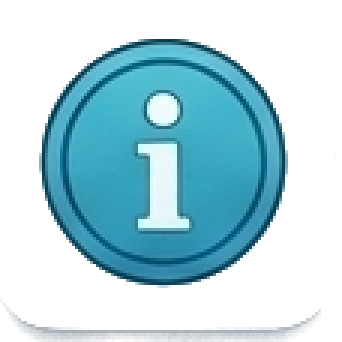
#> input picture toolbar_icons/about.png, 114 x 114 px (shown 3 times larger); its folder holds only this picture in this run
$ python remove_background.py
#> lines starting #> are read from the running program, lines starting #| are printed output that depends on the picture; after the words box and inside, x2 and y2 are one past the last pixel; in counts of white or black regions, pixels touching at a corner belong together
#!/usr/bin/env python3
"""
remove_background.py
--------------------
Makes the background of every .png in the same folder transparent,
preserving foreground colours and smoothing anti-aliased edges.

Algorithm
---------
1. Flood-fill from the four image corners to find the background colour.
2. Build a greyscale distance map: each pixel's distance from that colour in
   RGB space (0 = exact match, 255 = totally different).
3. Apply a tolerance threshold — pixels closer than TOLERANCE become fully
   transparent; pixels further than TOLERANCE + EDGE_FEATHER become fully
   opaque; pixels in between get a proportionally blended alpha so that
   anti-aliased edge pixels are handled smoothly.
4. Re-save each file in-place (original is overwritten).

Tuning
------
TOLERANCE    – how different a pixel can be from the background colour and
               still be removed.  Raise if fringe colour is being left behind;
               lower if foreground pixels are disappearing.  (0–255, default 30)
EDGE_FEATHER – width of the semi-transparent blend zone around edges.
               Raise for smoother blending; lower for crisper cuts. (default 20)
"""

import os
import sys
from pathlib import Path
from collections import deque

try:
    from PIL import Image
    import numpy as np
except ImportError:
    sys.exit(
        "Missing dependencies.  Install them with:\n"
        "    pip install Pillow numpy"
    )

# ── tuneable constants ────────────────────────────────────────────────────────
TOLERANCE    = 30   # max colour distance to be considered background
EDGE_FEATHER = 20   # blend zone width (pixels) for anti-aliased edges
# ─────────────────────────────────────────────────────────────────────────────


def sample_background_colour(rgb: np.ndarray) -> np.ndarray:
    """
    Sample the background colour by averaging a small patch from each corner.
    Returns a float32 array of shape (3,).
    """
    h, w = rgb.shape[:2]
    patch = 5  # pixels
    corners = [
        rgb[:patch,  :patch],   # top-left
        rgb[:patch,  -patch:],  # top-right
        rgb[-patch:, :patch],   # bottom-left
        rgb[-patch:, -patch:],  # bottom-right
    ]
    samples = np.concatenate([c.reshape(-1, 3) for c in corners], axis=0)
    return samples.mean(axis=0).astype(np.float32)


def colour_distance(rgb: np.ndarray, colour: np.ndarray) -> np.ndarray:
    """
    Euclidean distance in RGB space from each pixel to `colour`.
    Returns a float32 array of shape (H, W).
    Max possible value is sqrt(3 * 255^2) ≈ 441.67; we scale to 0-255.
    """
    diff = rgb.astype(np.float32) - colour  # (H, W, 3)
    dist = np.sqrt((diff ** 2).sum(axis=2))  # (H, W)
    return np.clip(dist / 441.67 * 255.0, 0, 255)


def build_alpha(dist_map: np.ndarray, tolerance: int, feather: int) -> np.ndarray:
    """
    Convert a distance map to an alpha channel (uint8, 0=transparent, 255=opaque).
    - dist <= tolerance              → alpha = 0   (background)
    - dist >= tolerance + feather    → alpha = 255 (foreground)
    - between                        → linear blend
    """
    low  = float(tolerance)
    high = float(tolerance + feather)
    alpha = np.clip((dist_map - low) / (high - low), 0.0, 1.0)
    return (alpha * 255).astype(np.uint8)


def flood_mask_background(dist_map: np.ndarray, tolerance: int) -> np.ndarray:
    """
    BFS flood-fill from corners to mark which background pixels are *connected*
    to the image border.  This stops interior background-coloured regions
    (e.g. a white circle on a white background) from being erased.

    Returns a boolean mask (True = reachable background).
    """
    h, w = dist_map.shape
    visited = np.zeros((h, w), dtype=bool)
    queue   = deque()

    # Seed from all four edges
    for y in range(h):
        for x in (0, w - 1):
            if not visited[y, x] and dist_map[y, x] <= tolerance:
                visited[y, x] = True
                queue.append((y, x))
    for x in range(w):
        for y in (0, h - 1):
            if not visited[y, x] and dist_map[y, x] <= tolerance:
                visited[y, x] = True
                queue.append((y, x))

    while queue:
        y, x = queue.popleft()
        for dy, dx in ((-1,0),(1,0),(0,-1),(0,1)):
            ny, nx = y + dy, x + dx
            if 0 <= ny < h and 0 <= nx < w and not visited[ny, nx]:
                if dist_map[ny, nx] <= tolerance + EDGE_FEATHER:
                    visited[ny, nx] = True
                    queue.append((ny, nx))

    return visited


def remove_background(path: Path) -> None:
    img = Image.open(path).convert("RGBA")
    rgb_arr = np.array(img)[:, :, :3]   # (H, W, 3) uint8

    bg_colour  = sample_background_colour(rgb_arr)
    dist_map   = colour_distance(rgb_arr, bg_colour)

    # Only erase pixels reachable from the border (flood-fill mask)
    reachable  = flood_mask_background(dist_map, TOLERANCE)

    # Within the reachable zone, build a smooth alpha
    alpha_map  = build_alpha(dist_map, TOLERANCE, EDGE_FEATHER)

    # Pixels NOT reachable stay fully opaque regardless of colour
    alpha_map[~reachable] = 255

    rgba = np.array(img)
    rgba[:, :, 3] = alpha_map

    result = Image.fromarray(rgba, "RGBA")
    result.save(path, "PNG")
    print(f"  ✓  {path.name}")


def main():
    script_dir = Path(__file__).resolve().parent
    png_files  = sorted(script_dir.glob("*.png"))

    if not png_files:
        print("No .png files found in the script's folder.")
        return

    print(f"Processing {len(png_files)} PNG file(s) in: {script_dir}\n")
    errors = []
    for p in png_files:
        try:
            remove_background(p)
#> in remove_background, img is the input picture: PIL image 114x114 RGBA; mean R, G, B, A 164.7, 205.7, 217.6, 110.1
#> in remove_background, `rgb_arr = np.array(img)[:, :, :3]`:
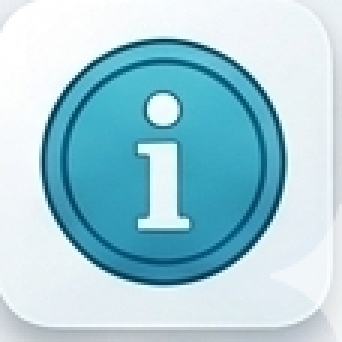
#> rgb_arr: shape (114, 114, 3) (shown 3 times larger); mean R, G, B 164.7, 205.7, 217.6
#> in sample_background_colour, `samples = np.concatenate([c.reshape(-1, 3) for c in corners], axis=0)`: samples = 100 rows, first 8: [236, 239, 244], [234, 239, 243], [235, 240, 244], [235, 238, 243], [234, 237, 242], [235, 238, 243], [234, 239, 243], [234, 239, 243]
#> in remove_background, `bg_colour  = sample_background_colour(rgb_arr)`: bg_colour = [227.8, 232.5, 236.6]
#> in colour_distance, `dist = np.sqrt((diff ** 2).sum(axis=2))`:
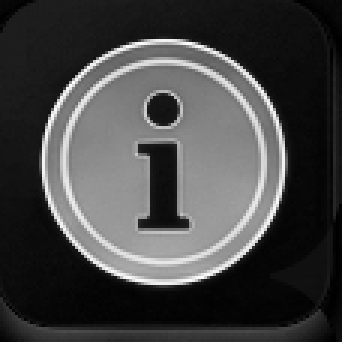
#> dist: shape (114, 114) float32 (shown 3 times larger); min 0.688, max 335, mean 91.6; drawn with min black and max white
#> in colour_distance, `return np.clip(dist / 441.67 * 255.0, 0, 255)`:
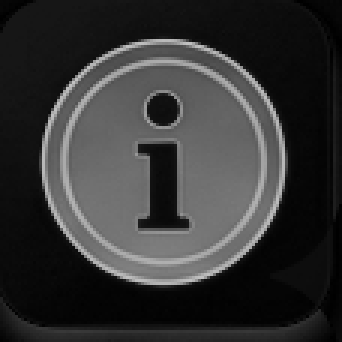
#> returned value: shape (114, 114) float32 (shown 3 times larger); min 0.397, max 193.4, mean 52.9
#> after the loop in flood_mask_background, `for y in range(h):`:
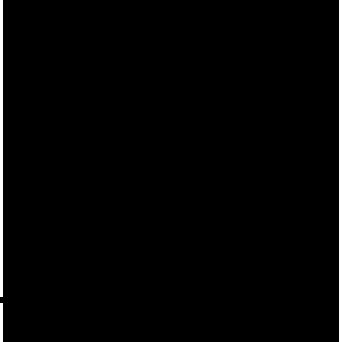
#> visited: shape (114, 114) bool (shown 3 times larger); 1.7% white in thin lines or dots
#> after the loop in flood_mask_background, `for x in range(w):`:
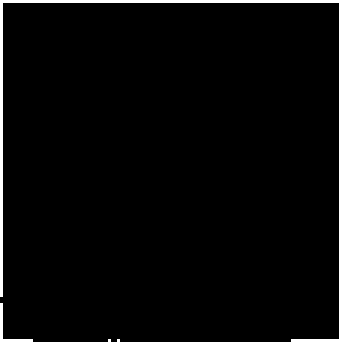
#> visited: shape (114, 114) bool (shown 3 times larger); 2.8% white in thin lines or dots
#> after the loop in flood_mask_background, `while queue:`:
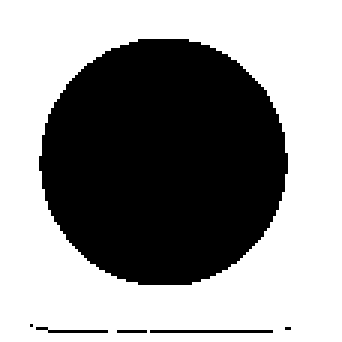
#> visited: shape (114, 114) bool (shown 3 times larger); 58.3% white; 6 black regions (3 under 20 px), largest, box (x1, y1, x2, y2) and area: (13, 13, 96, 95) 5338, (50, 110, 91, 111) 41, (12, 109, 36, 111) 24
#> in remove_background, `alpha_map[~reachable] = 255`:
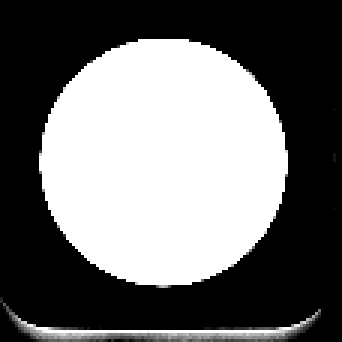
#> alpha_map: shape (114, 114) (shown 3 times larger); min 0, max 255, mean 110.1
        except Exception as exc:
            errors.append((p.name, exc))
            print(f"  ✗  {p.name}  —  {exc}")

    print(f"\nDone.  {len(png_files) - len(errors)}/{len(png_files)} file(s) updated.")
    if errors:
        print(f"{len(errors)} file(s) had errors (see above).")


if __name__ == "__main__":
    main()

$ run again, on toolbar_icons/check_all_roms.png
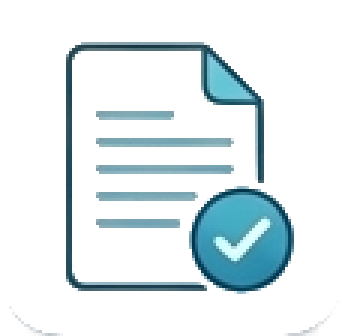
#> input picture toolbar_icons/check_all_roms.png, 114 x 112 px (shown 3 times larger)
#> in remove_background, img is the input picture: PIL image 114x112 RGBA; mean R, G, B, A 206.9, 225.3, 231.5, 45.1
#> samples = 100 rows, first 8: [237, 240, 245], [238, 241, 246], [236, 239, 244], [237, 240, 245], [236, 241, 245], [237, 240, 245], [235, 238, 243], [237, 240, 245]
#> bg_colour = [223.6, 228.7, 233.1]
#> after the loop in flood_mask_background, `for x in range(w):`:
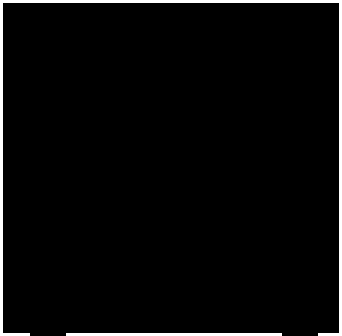
#> visited: shape (112, 114) bool (shown 3 times larger); 3.3% white in thin lines or dots
#> in remove_background, `alpha_map[~reachable] = 255`:
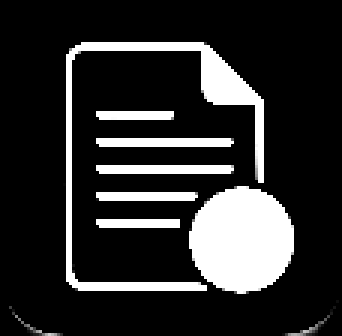
#> alpha_map: shape (112, 114) (shown 3 times larger); min 0, max 255, mean 45.1
